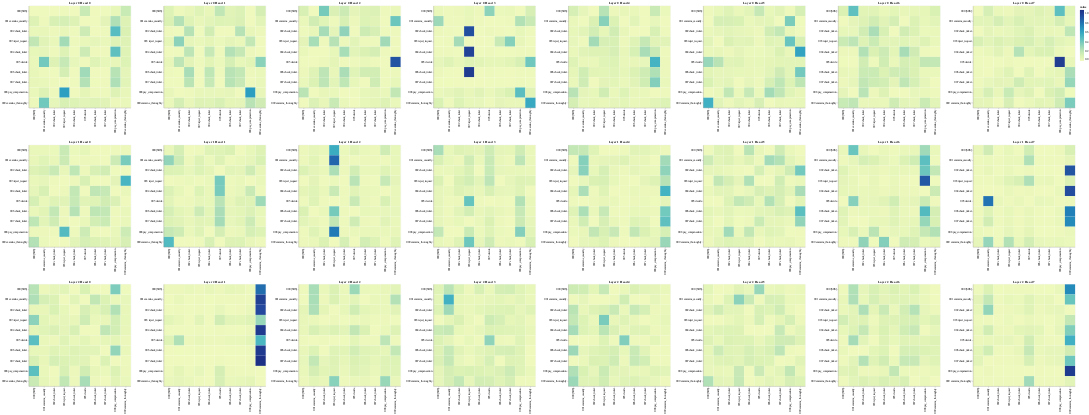

The cell this chart's notebook holds for it:
### Code cell
layers = [0, 1, 2]
heads = [0, 1, 2, 3, 4, 5, 6, 7]

# Encoder Self-Attention
get_all_attention_maps("encoder", layers, heads, encoder_input_tokens, encoder_input_tokens, min(20, sentence_len))
